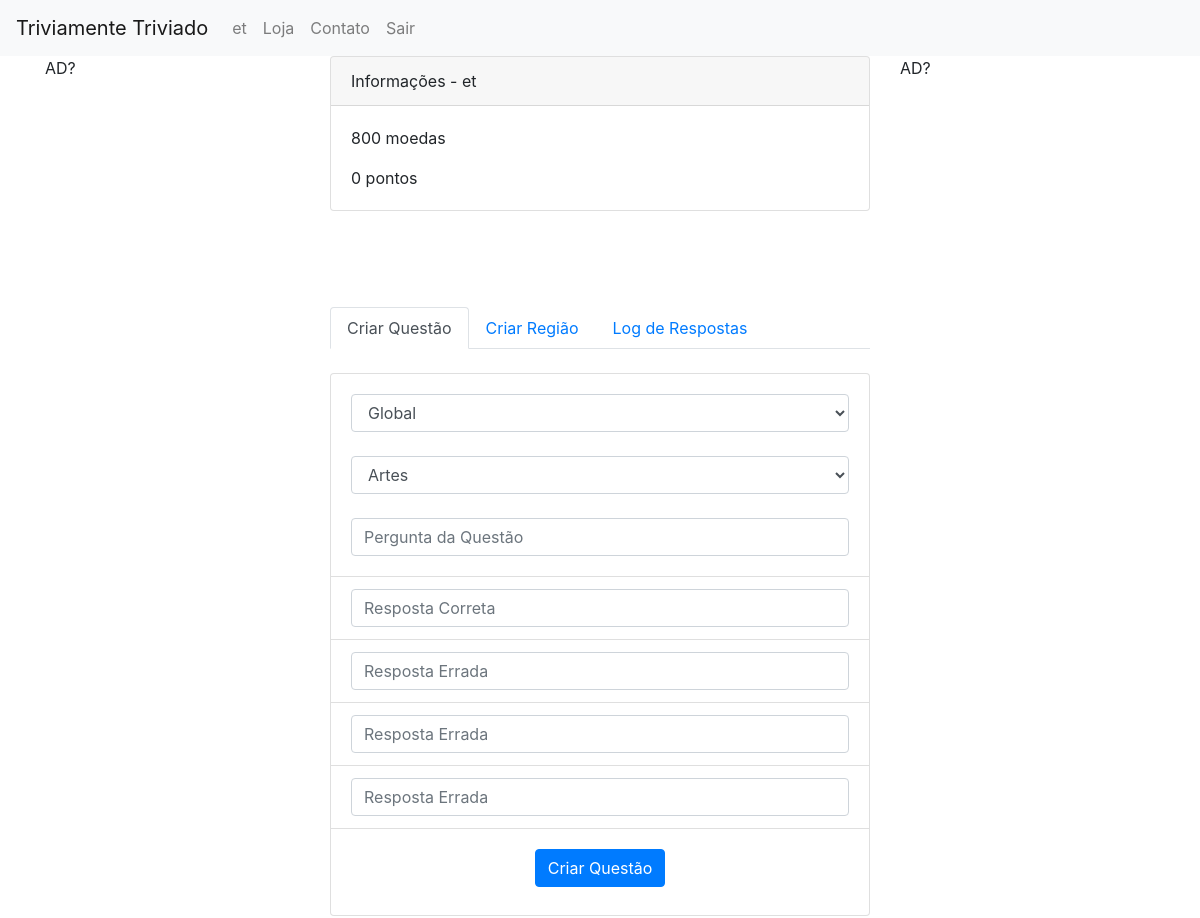
Before: /fabrica/ (signed in, upper part) with the older database file.
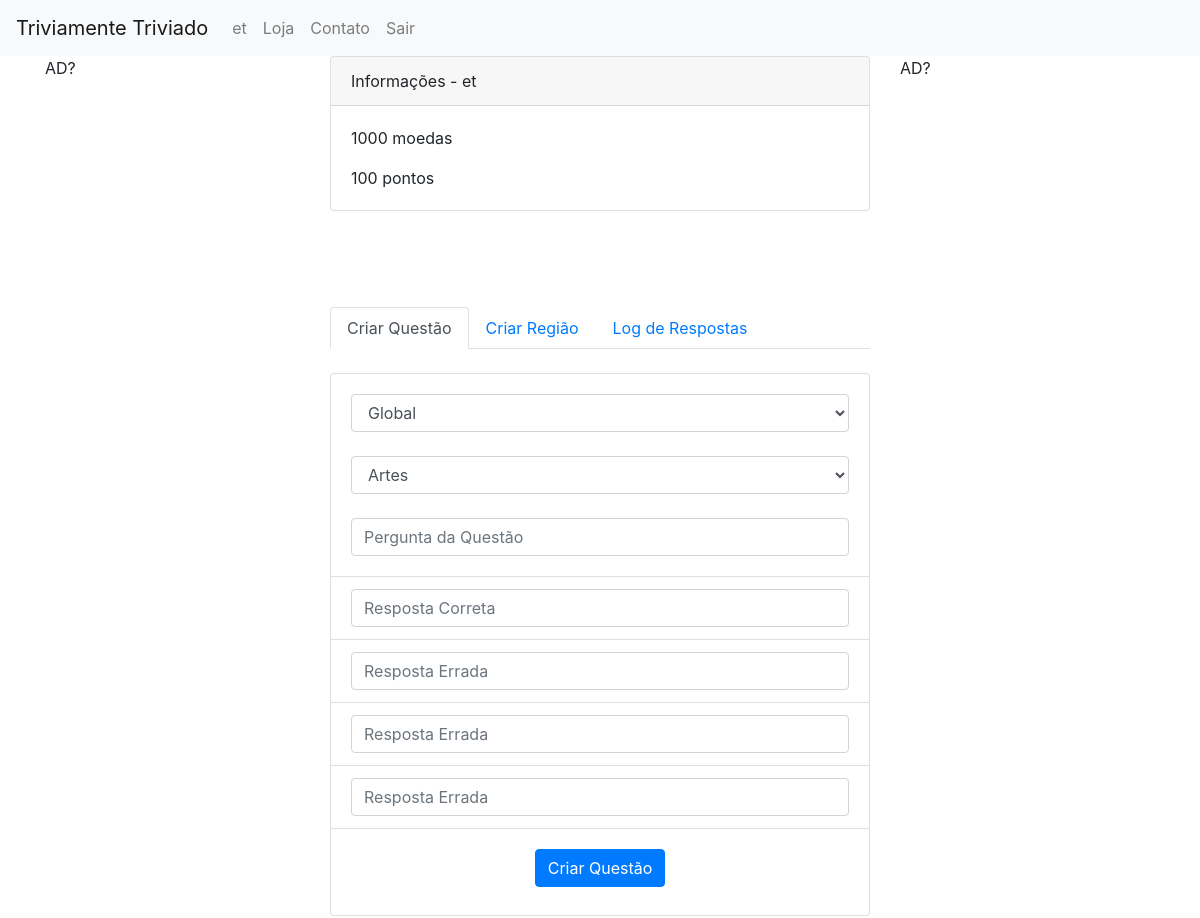
After: the same page with the newer database file.
### value/models.py (models this page shows, shortened)
class Carteira(models.Model):
	pontos = models.IntegerField('pontos', default=0)
	moedas = models.IntegerField('moedas', default=1000)
	cartas = models.ManyToManyField(Carta, blank=True, default=None)
	user = models.OneToOneField(User, related_name='usuario_carteira', on_delete=models.CASCADE, null=True, blank=True)
	comentario = models.CharField('comentario', max_length=100, default="carteira_usuario")

### stacksup/views.py (the view, shortened to what this page needs)
# urls.py: path('fabrica/', views.FabricaView.as_view()),
class FabricaView(View):
	def get(self, request):
		values = {}
		qs = []
		if request.user.is_authenticated:
			user = UserProfile.objects.filter(nome=request.user)
			carteira = Carteira.objects.filter(user=request.user).first()
			questoes = Questao.objects.filter(user_criador=request.user).order_by('-date')
			try:
				for questao in questoes:
					pergunta = NarrativaString.objects.filter(pergunta=questao.pergunta).first()
					respostas = []
					correta = None
					for resposta in questao.respostas.all():
						respostas.append( NarrativaString.objects.filter(resposta=resposta).first() )
						for referencia in resposta.referencias.all():
							if referencia.pergunta == questao.pergunta:
								correta = NarrativaString.objects.filter(resposta=resposta).first()
					categoria = questao.pergunta.tipo_pergunta_ou_resposta
					data_criacao = questao.date
					qs.append( (pergunta, respostas, correta, categoria, data_criacao) )
			except Exception as e:
				raise
			regioes = Regiao.objects.all()
			logs = []
			partidas = Partida.objects.select_related('usuario_partida').filter(usuario_partida=request.user).order_by('-id')
			try:
				for partida in partidas:
					logs.append( partida )
			except Exception as e:
				raise
			user = user.first()
		else:
			return HttpResponseRedirect("/login")
		values['usuario'] = user
		values['carteira'] = carteira
		values['questoes'] = qs
		values['regioes'] = regioes
		values['logs'] = logs
		return render(
		request,
		'stacksup/fabrica.html',
		context=values,
		)

### regionamento/models.py (called while the page is built)
	def __str__(self):
		return self.nome

### triviamente/models.py (called while the page is built)
	def __str__(self):
		return self.narrativa

### stacksup/templates/stacksup/fabrica.html (shortened to what this page needs)
{% extends "base_generic.html" %}
{% block content %}
<div class="card">
  <div class="card-header">
  	Informações -  {{ usuario.nome }}
    </div>
  <div class="card-body">
    <p class="card-text">
    	{{ carteira.moedas }} moedas
    </p>
    <p class="card-text">
    	{{ carteira.pontos }} pontos
    </p>
  </div>
</div>
<br/><br/>
    	<br/><br/>
<nav>
  <div class="nav nav-tabs" id="nav-tab" role="tablist">
    <a class="nav-item nav-link active" id="nav-home-tab" data-toggle="tab" href="#nav-home" role="tab" aria-controls="nav-home" aria-selected="true">Criar Questão</a>
    <a class="nav-item nav-link" id="nav-profile-tab" data-toggle="tab" href="#nav-profile" role="tab" aria-controls="nav-profile" aria-selected="false">Criar Região</a>
    <a class="nav-item nav-link" id="nav-contact-tab" data-toggle="tab" href="#nav-contact" role="tab" aria-controls="nav-contact" aria-selected="false">Log de Respostas</a>
  </div>
</nav>
<div class="tab-content" id="nav-tabContent">
  <div class="tab-pane fade show active" id="nav-home" role="tabpanel" aria-labelledby="nav-home-tab">
  	<br/>
  	<form action="/fabrica/" method="post" class="form-inline">
	<div class="card text-center w-100">
		<div class="card-body">
			<span class="card-title">
				{% if regioes %}
					<select class="form-control w-100" name="regiaoFormControlSelectQuestao" id="regiaoFormControlSelectQuestao">
						{% for regiao in regioes %}
							<option value="{{ regiao }}">{{ regiao }}</option>
						{% endfor %}
					</select>
				{% endif %}
				<br/>
	<br/>
				<div class="form-group w-100">
				    <select class="form-control w-100" id="categoriaFormControlSelect" name="categoriaFormControlSelect">
				      <option value="Artes">Artes</option>
				    </select>
				  </div>
			</span>
			<br/>
		<input type="text" class="form-control card-text w-100" name="textoPerguntaQuestao" id="textoPerguntaQuestao" placeholder="Pergunta da Questão">
		</div>
		<ul class="list-group list-group-flush">
			<li class="list-group-item">
				<input type="text" class="form-control card-text w-100" name="textoRespostaCorreta" id="textoRespostaCorreta" placeholder="Resposta Correta">
			</li>
			<li class="list-group-item">
				<input type="text" class="form-control card-text w-100" name="textoRespostaErrada1" id="textoRespostaErrada1" placeholder="Resposta Errada">
			</li>
			<li class="list-group-item">
				<input type="text" class="form-control card-text w-100" name="textoRespostaErrada2" id="textoRespostaErrada2" placeholder="Resposta Errada">
			</li>
			<li class="list-group-item">
				<input type="text" class="form-control card-text w-100" name="textoRespostaErrada3" id="textoRespostaErrada3" placeholder="Resposta Errada">
			</li>
		</ul>
		<div class="card-body">
			<button type="submit" class="btn btn-primary mb-2">Criar Questão</button>
		</div>
	</div>
	</form>
	<br/>
	<br/>
	<br/>
	{% if  questoes %}
		{% for questao in questoes %}
	<br/>
		{% endfor %}
	{% endif %}
	<br/>
</div>
</div>
{% endblock %}

Changed rows visible on the page:
changed Carteira: moedas "800" → "1000"; pontos "0" → "100"
